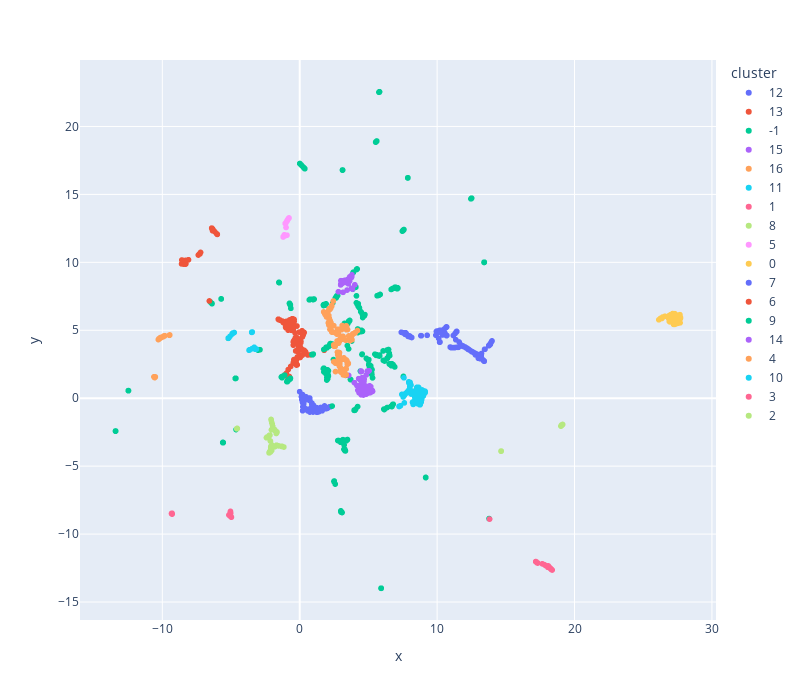

This figure's notebook cell:
### Code cell
clusterer = hdbscan.HDBSCAN(min_cluster_size=30, metric="euclidean")
embedding_df = pd.DataFrame(embedding, columns=["x", "y"])

# cluster_labels = clusterer.fit_predict(hex_features_tfidf)
cluster_labels = clusterer.fit_predict(embedding_df)

embedding_df["cluster"] = cluster_labels
embedding_df["cluster"] = embedding_df["cluster"].astype("category")
fig = px.scatter(embedding_df, x="x", y="y", color="cluster", width=800, height=700)
fig.show()
